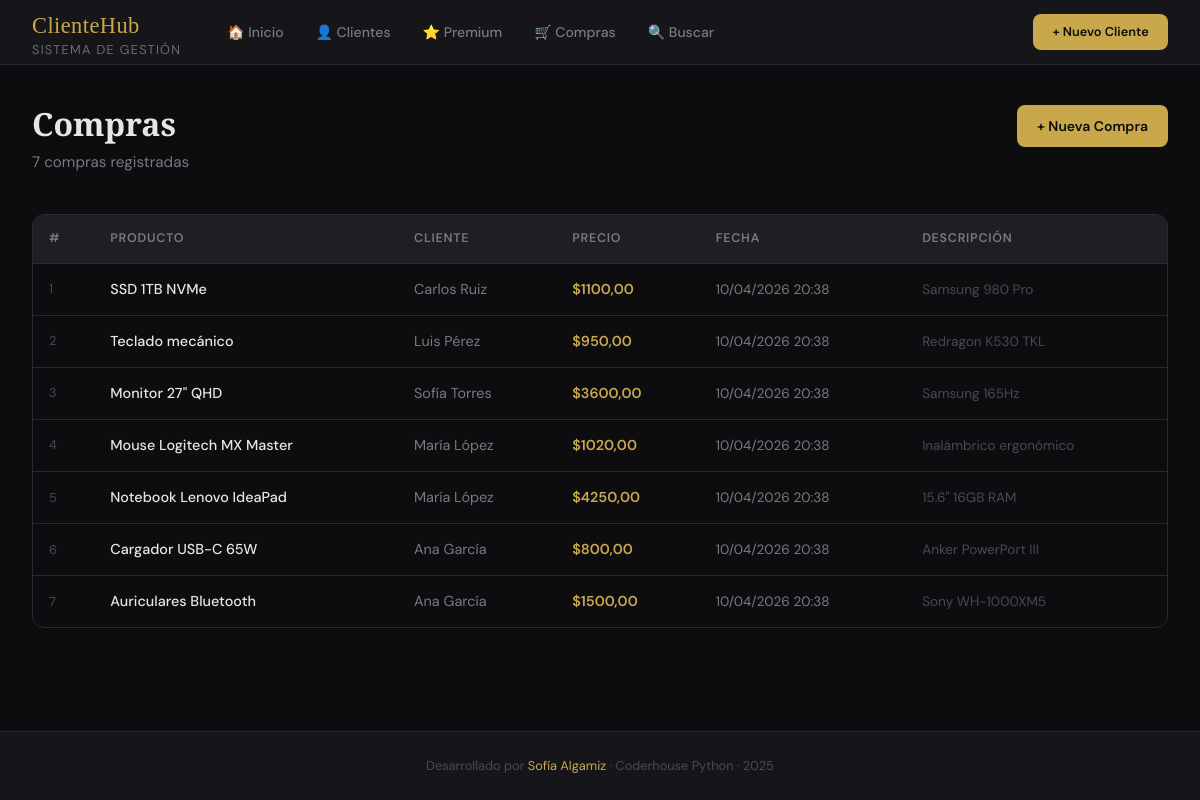
The app's page /compras/ with its own data.
### tienda/models.py (models this page shows, shortened)
class Compra(models.Model):
    cliente = models.ForeignKey(Cliente, on_delete=models.CASCADE)
    producto = models.CharField(max_length=150)
    precio = models.DecimalField(max_digits=10, decimal_places=2)
    fecha = models.DateTimeField(default=timezone.now)
    descripcion = models.TextField(blank=True)
    class Meta:
        ordering = ['-fecha']
        verbose_name = "Compra"
        verbose_name_plural = "Compras"

class Cliente(models.Model):
    nombre = models.CharField(max_length=100)
    email = models.EmailField(unique=True)
    direccion = models.CharField(max_length=200)
    telefono = models.CharField(max_length=20)
    saldo = models.DecimalField(max_digits=10, decimal_places=2, default=0.00)
    fecha_registro = models.DateTimeField(default=timezone.now)
    class Meta:
        ordering = ['-fecha_registro']
        verbose_name = "Cliente"
        verbose_name_plural = "Clientes"

### tienda/views.py (the view)
# urls.py: path('compras/', views.lista_compras, name='lista_compras'),
def lista_compras(request):
    compras = Compra.objects.select_related('cliente').all()
    return render(request, 'tienda/lista_compras.html', {'compras': compras})

### tienda/templates/tienda/lista_compras.html (shortened to what this page needs)
{% extends 'tienda/base.html' %}
{% block content %}
<div class="page-header">
  <div>
    <h1>Compras</h1>
    <p>{{ compras|length }} compra{{ compras|length|pluralize }} registrada{{ compras|length|pluralize }}</p>
  </div>
  <a href="{% url 'nueva_compra' %}" class="btn btn-primary">+ Nueva Compra</a>
</div>
{% if compras %}
<div class="table-wrap">
  <table>
    <thead>
      <tr>
        <th>#</th>
        <th>Producto</th>
        <th>Cliente</th>
        <th>Precio</th>
        <th>Fecha</th>
        <th>Descripción</th>
      </tr>
    </thead>
    <tbody>
      {% for compra in compras %}
      <tr>
        <td style="color:var(--text-dim); font-size:0.8rem;">{{ forloop.counter }}</td>
        <td style="font-weight:500;">{{ compra.producto }}</td>
        <td>
          <a href="{% url 'detalle_cliente' compra.cliente.pk %}" style="color:var(--text-muted); text-decoration:none;">
            {{ compra.cliente.nombre }}
          </a>
        </td>
        <td style="color:var(--gold); font-weight:600;">${{ compra.precio }}</td>
        <td style="color:var(--text-muted); font-size:0.85rem;">{{ compra.fecha|date:"d/m/Y H:i" }}</td>
        <td style="color:var(--text-dim); font-size:0.85rem;">{{ compra.descripcion|default:"—"|truncatechars:40 }}</td>
      </tr>
      {% endfor %}
    </tbody>
  </table>
</div>
{% endif %}
{% endblock %}

### tienda/templates/tienda/base.html (style rules this page uses)
:root { --bg: #0d0d0f; --surface: #16161a; --surface2: #1e1e24; --border: #2a2a32; --gold: #c9a84c; --gold-light: #e8c97a; --gold-dim: rgba(201,168,76,0.15); --text: #e8e6e0; --text-muted: #7a7880; --text-dim: #4a4856; --success: #4caf82; --warning: #e8a94c; --danger: #e85c4c; --info: #4c8ce8; --radius: 12px; --radius-sm: 8px; }
*, *::before, *::after { box-sizing: border-box; margin: 0; padding: 0; }
html { scroll-behavior: smooth; }
body { font-family: 'DM Sans', sans-serif; background: var(--bg); color: var(--text); min-height: 100vh; display: flex; flex-direction: column; line-height: 1.6; }
.page-header { margin-bottom: 2.5rem; display: flex; align-items: flex-start; justify-content: space-between; gap: 1rem; }
.page-header h1 { font-family: 'Playfair Display', serif; font-size: 2rem; font-weight: 700; color: var(--text); line-height: 1.2; }
.page-header p { color: var(--text-muted); margin-top: 0.4rem; font-size: 0.95rem; }
.table-wrap { overflow-x: auto; border-radius: var(--radius); border: 1px solid var(--border); }
table { width: 100%; border-collapse: collapse; font-size: 0.9rem; }
thead th { background: var(--surface2); padding: 0.875rem 1rem; text-align: left; font-weight: 600; font-size: 0.78rem; text-transform: uppercase; letter-spacing: 0.06em; color: var(--text-muted); border-bottom: 1px solid var(--border); white-space: nowrap; }
tbody tr { border-bottom: 1px solid var(--border); transition: background 0.15s; }
tbody tr:last-child { border-bottom: none; }
tbody td { padding: 0.875rem 1rem; color: var(--text); vertical-align: middle; }
.btn { display: inline-flex; align-items: center; gap: 0.4rem; padding: 0.6rem 1.25rem; border-radius: var(--radius-sm); font-family: 'DM Sans', sans-serif; font-size: 0.875rem; font-weight: 500; cursor: pointer; text-decoration: none; border: none; transition: all 0.2s; white-space: nowrap; }
.btn-primary { background: var(--gold); color: var(--bg); font-weight: 600; }

### records on screen
Compra: producto "SSD 1TB NVMe", cliente.nombre "Carlos Ruiz", precio "1100,00", fecha "10/04/2026 20:38", descripcion "Samsung 980 Pro"
Compra: producto "Teclado mecánico", cliente.nombre "Luis Pérez", precio "950,00", fecha "10/04/2026 20:38", descripcion "Redragon K530 TKL"
Compra: producto "Monitor 27\" QHD", cliente.nombre "Sofía Torres", precio "3600,00", fecha "10/04/2026 20:38", descripcion "Samsung 165Hz"
Compra: producto "Mouse Logitech MX Master", cliente.nombre "María López", precio "1020,00", fecha "10/04/2026 20:38", descripcion "Inalámbrico ergonómico"
Compra: producto "Notebook Lenovo IdeaPad", cliente.nombre "María López", precio "4250,00", fecha "10/04/2026 20:38", descripcion "15.6\" 16GB RAM"
Compra: producto "Cargador USB-C 65W", cliente.nombre "Ana García", precio "800,00", fecha "10/04/2026 20:38", descripcion "Anker PowerPort III"
Compra: producto "Auriculares Bluetooth", cliente.nombre "Ana García", precio "1500,00", fecha "10/04/2026 20:38", descripcion "Sony WH-1000XM5"

### other values on screen
{{ compras|length }} "7"
